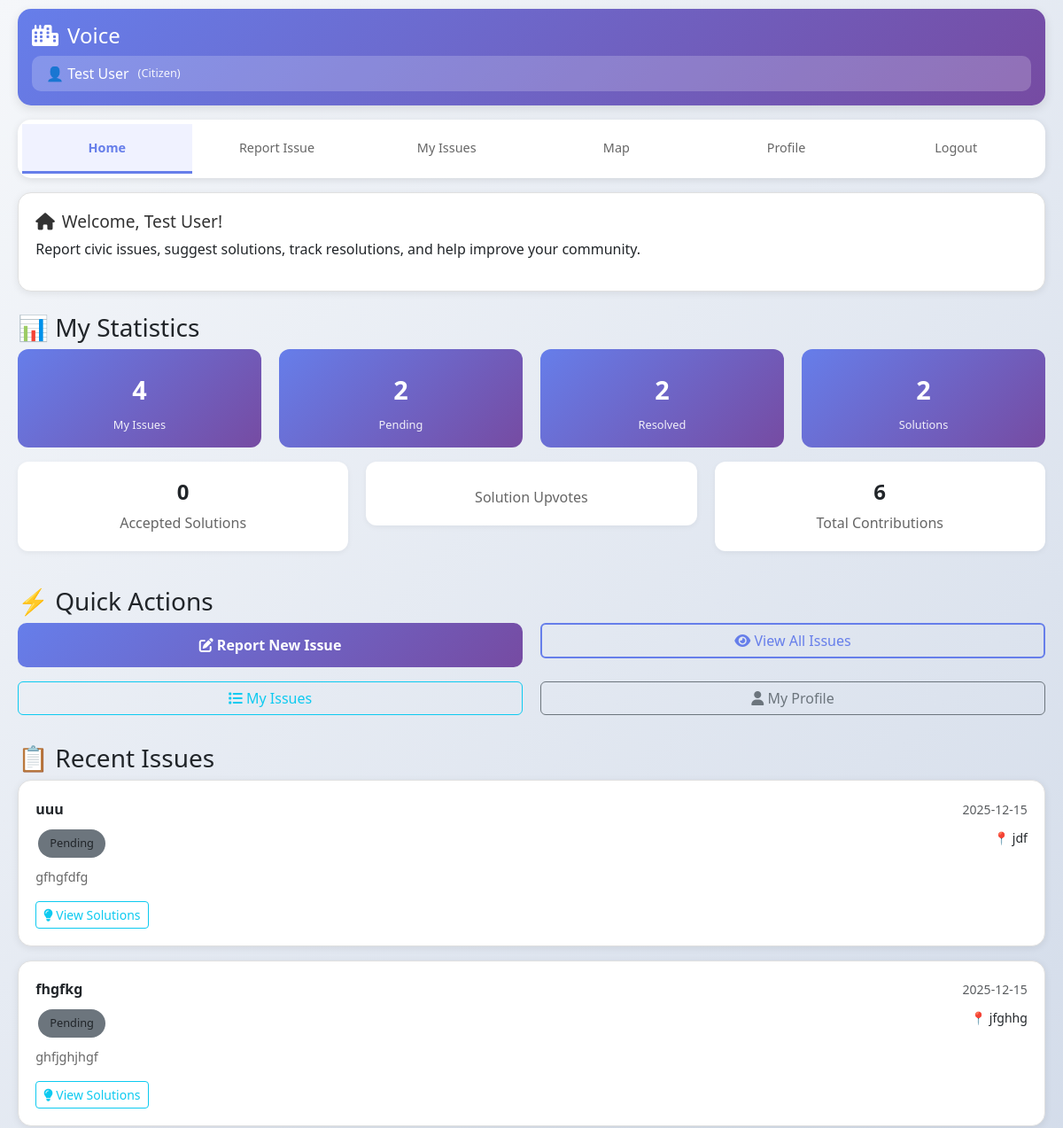
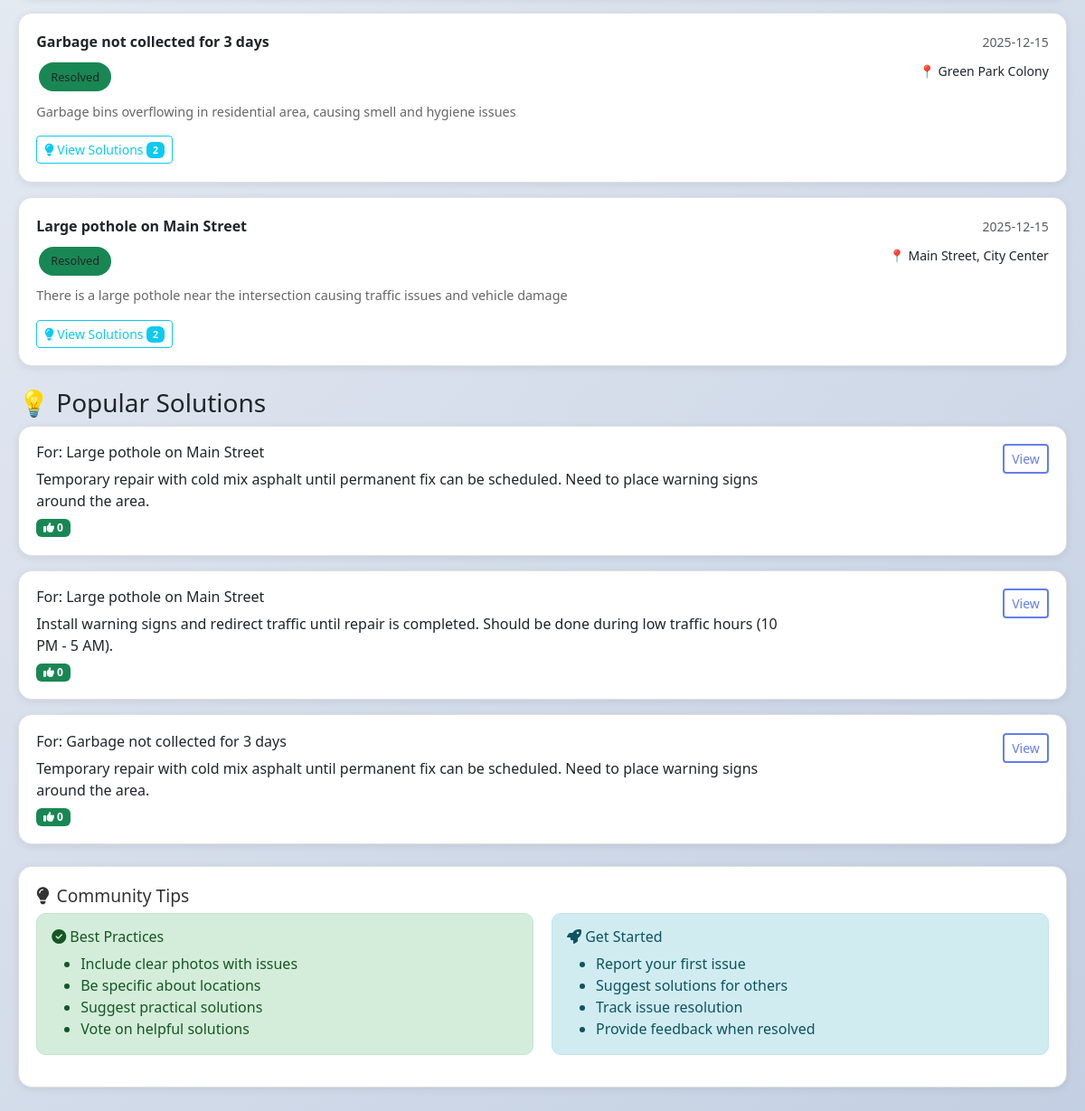
Page /dashboard (signed in) on the committed database (2 pictures, top to bottom).
### app.py (models this page shows)
class User(UserMixin, db.Model):
    id = db.Column(db.String(36), primary_key=True, default=lambda: str(uuid.uuid4()))
    username = db.Column(db.String(80), unique=True, nullable=False, index=True)
    email = db.Column(db.String(120), unique=True, nullable=False, index=True)
    password = db.Column(db.String(200), nullable=False)
    full_name = db.Column(db.String(100), nullable=False)
    phone = db.Column(db.String(20))
    role = db.Column(db.String(20), default='user', index=True)
    created_at = db.Column(db.DateTime, default=datetime.utcnow, index=True)
    last_login = db.Column(db.DateTime)
    is_active = db.Column(db.Boolean, default=True)
    issues = db.relationship('Issue', backref='reporter', lazy=True, cascade='all, delete-orphan')
    feedbacks = db.relationship('Feedback', backref='user', lazy=True, cascade='all, delete-orphan')
    solutions = db.relationship('Solution', backref='user', lazy=True, cascade='all, delete-orphan')
    solution_votes = db.relationship('SolutionVote', backref='user', lazy=True, cascade='all, delete-orphan')

class Issue(db.Model):
    id = db.Column(db.String(36), primary_key=True, default=lambda: str(uuid.uuid4()))
    title = db.Column(db.String(200), nullable=False)
    description = db.Column(db.Text, nullable=False)
    service_type = db.Column(db.String(50), nullable=False, index=True)
    location = db.Column(db.String(200), nullable=False)
    area = db.Column(db.String(100), index=True)
    city = db.Column(db.String(100))
    latitude = db.Column(db.Float)
    longitude = db.Column(db.Float)
    priority = db.Column(db.String(20), default='medium', index=True)
    status = db.Column(db.String(20), default='pending', index=True)
    date = db.Column(db.DateTime, default=datetime.utcnow, index=True)
    media_paths = db.Column(db.Text)  # JSON string of file paths
    user_id = db.Column(db.String(36), db.ForeignKey('user.id'), nullable=False, index=True)
    upvotes = db.Column(db.Integer, default=0)
    comments = db.Column(db.Integer, default=0)
    assigned_to = db.Column(db.String(100))
    assigned_date = db.Column(db.DateTime)
    resolved_date = db.Column(db.DateTime)
    admin_notes = db.Column(db.Text)
    feedbacks = db.relationship('Feedback', backref='issue', lazy=True, cascade='all, delete-orphan')
    solutions = db.relationship('Solution', backref='issue', lazy=True, cascade='all, delete-orphan')

class Solution(db.Model):
    id = db.Column(db.String(36), primary_key=True, default=lambda: str(uuid.uuid4()))
    issue_id = db.Column(db.String(36), db.ForeignKey('issue.id'), nullable=False, index=True)
    user_id = db.Column(db.String(36), db.ForeignKey('user.id'), nullable=False, index=True)
    description = db.Column(db.Text, nullable=False)
    upvotes = db.Column(db.Integer, default=0)
    downvotes = db.Column(db.Integer, default=0)
    is_accepted = db.Column(db.Boolean, default=False, index=True)
    created_at = db.Column(db.DateTime, default=datetime.utcnow)

### app.py (the view)
@app.route('/dashboard')
@login_required
def dashboard():
    if current_user.role == 'admin':
        return redirect(url_for('admin_dashboard'))
    user_stats = {
        'total_issues': Issue.query.filter_by(user_id=current_user.id).count(),
        'pending_issues': Issue.query.filter_by(user_id=current_user.id, status='pending').count(),
        'resolved_issues': Issue.query.filter_by(user_id=current_user.id, status='done').count(),
        'total_solutions': Solution.query.filter_by(user_id=current_user.id).count(),
        'accepted_solutions': Solution.query.filter_by(user_id=current_user.id, is_accepted=True).count()
    }
    recent_issues = Issue.query.filter_by(user_id=current_user.id) \
        .order_by(Issue.date.desc()) \
        .limit(5).all()
    popular_solutions = Solution.query.filter(Solution.issue.has(user_id=current_user.id)) \
        .order_by((Solution.upvotes - Solution.downvotes).desc()) \
        .limit(3).all()
    return render_template('dashboard.html',
                           user_stats=user_stats,
                           recent_issues=recent_issues,
                           popular_solutions=popular_solutions)

### app.py (called while the page is built)
@login_manager.user_loader
def load_user(user_id):
    return db.session.get(User, user_id)

@app.context_processor
def inject_now():
    return {'now': datetime.utcnow()}

@app.context_processor
def inject_config():
    return {
        'SERVICE_TYPES': app.config['SERVICE_TYPES'],
        'PRIORITY_LEVELS': app.config['PRIORITY_LEVELS'],
        'ISSUE_STATUSES': app.config['ISSUE_STATUSES'],
        'USER_ROLES': app.config['USER_ROLES'],
        'APP_NAME': app.config.get('APP_NAME', 'CivicCare')
    }

### templates/dashboard.html (shortened to what this page needs)
{% extends "base.html" %}
{% block content %}
<div class="mobile-header">
    <h1><i class="fas fa-city"></i> Voice</h1>
    <div class="user-info">
        <span>👤 {{ current_user.full_name }}</span>
        <span style="font-size: 0.8rem; opacity: 0.9;">(Citizen)</span>
    </div>
</div>
<div class="mobile-tabs">
    <a href="{{ url_for('dashboard') }}" class="mobile-tab active">Home</a>
    <a href="{{ url_for('report_issue') }}" class="mobile-tab">Report Issue</a>
    <a href="{{ url_for('my_issues') }}" class="mobile-tab">My Issues</a>
    <a href="{{ url_for('map_view') }}" class="mobile-tab">Map</a>
    <a href="{{ url_for('profile') }}" class="mobile-tab">Profile</a>
    <a href="{{ url_for('logout') }}" class="mobile-tab">Logout</a>
</div>
<div class="mobile-card">
    <h3><i class="fas fa-home"></i> Welcome, {{ current_user.full_name }}!</h3>
    <p>Report civic issues, suggest solutions, track resolutions, and help improve your community.</p>
</div>
<h3 class="mt-4">📊 My Statistics</h3>
<div class="row">
    <div class="col-md-3 mb-3">
        <div class="admin-stat-card">
            <div class="admin-stat-value">{{ user_stats.total_issues }}</div>
            <div class="admin-stat-label">My Issues</div>
        </div>
    </div>
    <div class="col-md-3 mb-3">
        <div class="admin-stat-card">
            <div class="admin-stat-value">{{ user_stats.pending_issues }}</div>
            <div class="admin-stat-label">Pending</div>
        </div>
    </div>
    <div class="col-md-3 mb-3">
        <div class="admin-stat-card">
            <div class="admin-stat-value">{{ user_stats.resolved_issues }}</div>
            <div class="admin-stat-label">Resolved</div>
        </div>
    </div>
    <div class="col-md-3 mb-3">
        <div class="admin-stat-card">
            <div class="admin-stat-value">{{ user_stats.total_solutions }}</div>
            <div class="admin-stat-label">Solutions</div>
        </div>
    </div>
</div>
<div class="row mb-4">
    <div class="col-md-4 mb-3">
        <div class="card text-center">
            <div class="card-body">
                <h1 class="card-title">{{ user_stats.accepted_solutions }}</h1>
                <p class="card-text">Accepted Solutions</p>
            </div>
        </div>
    </div>
    <div class="col-md-4 mb-3">
        <div class="card text-center">
            <div class="card-body">
                <p class="card-text">Solution Upvotes</p>
            </div>
        </div>
    </div>
    <div class="col-md-4 mb-3">
        <div class="card text-center">
            <div class="card-body">
                <h1 class="card-title">{{ user_stats.total_issues + user_stats.total_solutions }}</h1>
                <p class="card-text">Total Contributions</p>
            </div>
        </div>
    </div>
</div>
<h3 class="mt-4">⚡ Quick Actions</h3>
<div class="row">
    <div class="col-md-6 mb-2">
        <a href="{{ url_for('report_issue') }}" class="btn btn-primary w-100">
            <i class="fas fa-edit"></i> Report New Issue
        </a>
    </div>
    <div class="col-md-6 mb-2">
        <a href="{{ url_for('view_issues') }}" class="btn btn-outline-primary w-100">
            <i class="fas fa-eye"></i> View All Issues
        </a>
    </div>
</div>
<div class="row mt-2">
    <div class="col-md-6 mb-2">
        <a href="{{ url_for('my_issues') }}" class="btn btn-outline-info w-100">
            <i class="fas fa-list"></i> My Issues
        </a>
    </div>
    <div class="col-md-6 mb-2">
        <a href="{{ url_for('profile') }}" class="btn btn-outline-secondary w-100">
            <i class="fas fa-user"></i> My Profile
        </a>
    </div>
</div>
<h3 class="mt-4">📋 Recent Issues</h3>
{% if recent_issues %}
    {% for issue in recent_issues %}
    <div class="issue-card">
        <div class="row">
            <div class="col-8">
                <strong>{{ SERVICE_TYPES[issue.service_type].icon }} {{ issue.title }}</strong>
            </div>
            <div class="col-4 text-end">
                <small class="text-muted">{{ issue.date.strftime('%Y-%m-%d') }}</small>
            </div>
        </div>
        <div class="row mt-2">
            <div class="col-6">
                <span class="status-badge {{ ISSUE_STATUSES[issue.status].badge_class }}">
                    {{ ISSUE_STATUSES[issue.status].name }}
                </span>
            </div>
            <div class="col-6 text-end">
                <small>📍 {{ issue.location[:30] }}{% if issue.location|length > 30 %}...{% endif %}</small>
            </div>
        </div>
        <div class="mt-2">
            <p style="color: #666; font-size: 0.9rem;">
                {{ issue.description[:100] }}{% if issue.description|length > 100 %}...{% endif %}
            </p>
        </div>
        <div class="mt-2">
            <a href="{{ url_for('view_solutions', issue_id=issue.id) }}" class="btn btn-outline-info btn-sm">
                <i class="fas fa-lightbulb"></i> View Solutions
                {% set sol_count = issue.solutions|length %}
                {% if sol_count > 0 %}
                <span class="badge bg-info">{{ sol_count }}</span>
                {% endif %}
            </a>
        </div>
    </div>
    {% endfor %}
{% endif %}
{% if popular_solutions %}
<h3 class="mt-4">💡 Popular Solutions</h3>
{% for solution in popular_solutions %}
<div class="mobile-card">
    <div class="row">
        <div class="col-9">
            <h6>For: {{ solution.issue.title[:50] }}{% if solution.issue.title|length > 50 %}...{% endif %}</h6>
            <p class="mb-2">{{ solution.description[:150] }}{% if solution.description|length > 150 %}...{% endif %}</p>
            <div class="d-flex gap-2">
                <span class="badge bg-success">
                    <i class="fas fa-thumbs-up"></i> {{ solution.upvotes }}
                </span>
            </div>
        </div>
        <div class="col-3 text-end">
            <a href="{{ url_for('view_solutions', issue_id=solution.issue_id) }}" class="btn btn-sm btn-outline-primary">
                View
            </a>
        </div>
    </div>
</div>
{% endfor %}
{% endif %}
<div class="mobile-card mt-4">
    <h3><i class="fas fa-lightbulb"></i> Community Tips</h3>
    <div class="row">
        <div class="col-md-6">
            <div class="alert alert-success">
                <h6><i class="fas fa-check-circle"></i> Best Practices</h6>
                <ul class="mb-0">
                    <li>Include clear photos with issues</li>
                    <li>Be specific about locations</li>
                    <li>Suggest practical solutions</li>
                    <li>Vote on helpful solutions</li>
                </ul>
            </div>
        </div>
        <div class="col-md-6">
            <div class="alert alert-info">
                <h6><i class="fas fa-rocket"></i> Get Started</h6>
                <ul class="mb-0">
                    <li>Report your first issue</li>
                    <li>Suggest solutions for others</li>
                    <li>Track issue resolution</li>
                    <li>Provide feedback when resolved</li>
                </ul>
            </div>
        </div>
    </div>
</div>
{% endblock %}

### static/css/style.css (style rules this page uses)
* { margin: 0; padding: 0; box-sizing: border-box; }
body { background: linear-gradient(135deg, #f5f7fa 0%, #c3cfe2 100%); font-family: 'Segoe UI', 'Roboto', 'Arial', sans-serif; min-height: 100vh; padding: 10px; }
.mobile-header { background: linear-gradient(135deg, #667eea 0%, #764ba2 100%); color: white; padding: 1rem; border-radius: 15px; margin-bottom: 1rem; box-shadow: 0 4px 12px rgba(0, 0, 0, 0.1); }
.mobile-header h1 { color: white; font-size: 1.5rem; display: flex; align-items: center; gap: 10px; margin: 0; }
.user-info { display: flex; align-items: center; gap: 10px; background: rgba(255, 255, 255, 0.2); padding: 0.5rem 1rem; border-radius: 10px; margin-top: 0.5rem; }
.mobile-tabs { display: flex; overflow-x: auto; background: white; border-radius: 15px; margin-bottom: 1rem; box-shadow: 0 2px 8px rgba(0, 0, 0, 0.1); -webkit-overflow-scrolling: touch; padding: 5px; }
.mobile-tab { flex: 1; text-align: center; padding: 1rem 0.5rem; font-weight: 500; color: #666; border-bottom: 3px solid transparent; white-space: nowrap; min-width: 120px; font-size: 0.9rem; text-decoration: none; transition: all 0.3s; }
.mobile-tab.active { color: #667eea; border-bottom: 3px solid #667eea; font-weight: 600; background-color: #f0f2ff; }
.mobile-card { background: white; border-radius: 15px; padding: 1.2rem; margin-bottom: 1rem; box-shadow: 0 2px 8px rgba(0, 0, 0, 0.08); border: 1px solid #e0e0e0; }
.mobile-card h3 { color: #333; font-size: 1.2rem; margin-bottom: 0.5rem; display: flex; align-items: center; gap: 8px; }
.status-badge { display: inline-block; padding: 0.4rem 0.8rem; border-radius: 20px; font-size: 0.8rem; font-weight: 500; margin: 0.2rem; }
.btn-primary { background: linear-gradient(135deg, #667eea 0%, #764ba2 100%); color: white; border: none; padding: 0.8rem; border-radius: 10px; font-weight: 600; font-size: 1rem; transition: all 0.3s; width: 100%; }
.btn-outline-primary { border: 2px solid #667eea; color: #667eea; background: transparent; }
.admin-stat-card { background: linear-gradient(135deg, #667eea 0%, #764ba2 100%); color: white; padding: 1rem; border-radius: 12px; text-align: center; }
.admin-stat-value { font-size: 1.8rem; font-weight: bold; margin: 0.5rem 0; }
.admin-stat-label { font-size: 0.8rem; opacity: 0.9; }
.issue-card { background: white; border-radius: 15px; padding: 1.2rem; margin-bottom: 1rem; box-shadow: 0 2px 8px rgba(0, 0, 0, 0.08); border: 1px solid #e0e0e0; transition: all 0.3s ease; }
.alert { padding: 1rem; border-radius: 10px; margin-bottom: 1rem; border: 1px solid transparent; }
.alert-success { background: #D4EDDA; color: #155724; border-color: #C3E6CB; }
.alert-info { background: #D1ECF1; color: #0C5460; border-color: #BEE5EB; }
.text-center { text-align: center; }
.text-end { text-align: right; }
.mt-2 { margin-top: 0.5rem; }
.mt-4 { margin-top: 1.5rem; }
.mb-2 { margin-bottom: 0.5rem; }
.mb-3 { margin-bottom: 1rem; }
.mb-4 { margin-bottom: 1.5rem; }
.gap-2 { gap: 0.5rem; }
.d-flex { display: flex; }
.w-100 { width: 100%; }
.row { display: flex; flex-wrap: wrap; margin-right: -10px; margin-left: -10px; }
.row > * { padding-right: 10px; padding-left: 10px; }
.col-3 { flex: 0 0 25%; max-width: 25%; }
.col-4 { flex: 0 0 33.33%; max-width: 33.33%; }
.col-6 { flex: 0 0 50%; max-width: 50%; }
.col-8 { flex: 0 0 66.66%; max-width: 66.66%; }
.col-9 { flex: 0 0 75%; max-width: 75%; }
@media (min-width: 768px) { .col-md-3 { flex: 0 0 25%; max-width: 25%; } }
@media (min-width: 768px) { .col-md-4 { flex: 0 0 33.33%; max-width: 33.33%; } }
@media (min-width: 768px) { .col-md-6 { flex: 0 0 50%; max-width: 50%; } }
.card { border: none; border-radius: 12px; box-shadow: 0 2px 6px rgba(0, 0, 0, 0.05); transition: all 0.3s ease; }
.card-body { padding: 1.25rem; }
.card-title { font-size: 1.5rem; font-weight: 600; margin-bottom: 0.5rem; }
.card-text { color: #666; margin-bottom: 0; }

### rows in the picture
User: full_name "Test User"
Issue: title "uuu", date "2025-12-15", status "Pending", location "jdf", description "gfhgfdfg"
Issue: title "fhgfkg", date "2025-12-15", status "Pending", location "jfghhg", description "ghfjghjhgf"
Issue: title "Garbage not collected for 3 days", date "2025-12-15", status "Resolved", location "Green Park Colony", description "Garbage bins overflowing in residential area, causing smell and hygiene issues", sol_count "2"
Issue: title "Large pothole on Main Street", date "2025-12-15", status "Resolved", location "Main Street, City Center", description "There is a large pothole near the intersection causing traffic issues and vehicle damage", sol_count "2"
Solution: issue "Large pothole on Main Street", description "Temporary repair with cold mix asphalt until permanent fix can be scheduled. Need to place warning signs around the area.", upvotes "0"
Solution: issue "Large pothole on Main Street", description "Install warning signs and redirect traffic until repair is completed. Should be done during low traffic hours (10 PM - 5 AM).", upvotes "0"
Solution: issue "Garbage not collected for 3 days", description "Temporary repair with cold mix asphalt until permanent fix can be scheduled. Need to place warning signs around the area.", upvotes "0"

### other values in the picture
{{ user_stats.total_issues }} "4"
{{ user_stats.pending_issues }} "2"
{{ user_stats.resolved_issues }} "2"
{{ user_stats.total_solutions }} "2"
{{ user_stats.accepted_solutions }} "0"
{{ user_stats.total_issues + user_stats.total_solutions }} "6"
